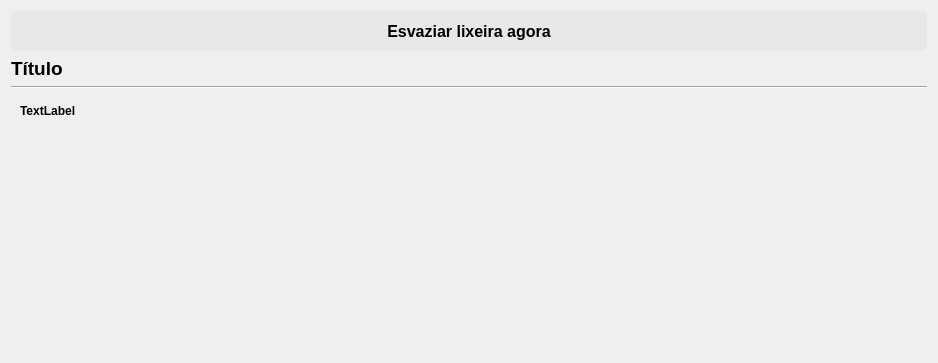
<?xml version="1.0" encoding="UTF-8"?>
<ui version="4.0">
 <class>Form</class>
 <widget class="QWidget" name="Form">
  <property name="geometry">
   <rect>
    <x>0</x>
    <y>0</y>
    <width>938</width>
    <height>363</height>
   </rect>
  </property>
  <property name="windowTitle">
   <string>Form</string>
  </property>
  <layout class="QVBoxLayout" name="verticalLayout_2">
   <item>
    <widget class="QWidget" name="widget" native="true">
     <property name="minimumSize">
      <size>
       <width>0</width>
       <height>40</height>
      </size>
     </property>
     <property name="styleSheet">
      <string notr="true">QWidget{
	background-color: rgba(222, 221, 218,0.2);
	border-radius: 5px;
}
QWidget::hover{
	background-color: rgb(26, 95, 180);
	
	color: rgb(255, 255, 255);
}

</string>
     </property>
     <layout class="QVBoxLayout" name="verticalLayout">
      <property name="spacing">
       <number>0</number>
      </property>
      <property name="leftMargin">
       <number>0</number>
      </property>
      <property name="topMargin">
       <number>0</number>
      </property>
      <property name="rightMargin">
       <number>0</number>
      </property>
      <property name="bottomMargin">
       <number>0</number>
      </property>
      <item>
       <widget class="QPushButton" name="esvaziar">
        <property name="sizePolicy">
         <sizepolicy hsizetype="Preferred" vsizetype="Preferred">
          <horstretch>0</horstretch>
          <verstretch>0</verstretch>
         </sizepolicy>
        </property>
        <property name="font">
         <font>
          <pointsize>12</pointsize>
          <bold>true</bold>
         </font>
        </property>
        <property name="cursor">
         <cursorShape>PointingHandCursor</cursorShape>
        </property>
        <property name="styleSheet">
         <string notr="true"/>
        </property>
        <property name="text">
         <string>Esvaziar lixeira agora</string>
        </property>
        <property name="autoDefault">
         <bool>false</bool>
        </property>
        <property name="flat">
         <bool>true</bool>
        </property>
       </widget>
      </item>
     </layout>
    </widget>
   </item>
   <item>
    <widget class="QLabel" name="label">
     <property name="font">
      <font>
       <pointsize>14</pointsize>
       <bold>true</bold>
      </font>
     </property>
     <property name="text">
      <string>Título</string>
     </property>
    </widget>
   </item>
   <item>
    <widget class="Line" name="line">
     <property name="orientation">
      <enum>Qt::Horizontal</enum>
     </property>
    </widget>
   </item>
   <item>
    <widget class="QScrollArea" name="scrollArea">
     <property name="frameShape">
      <enum>QFrame::NoFrame</enum>
     </property>
     <property name="widgetResizable">
      <bool>true</bool>
     </property>
     <widget class="QWidget" name="scrollAreaWidgetContents">
      <property name="geometry">
       <rect>
        <x>0</x>
        <y>0</y>
        <width>920</width>
        <height>44</height>
       </rect>
      </property>
      <property name="sizePolicy">
       <sizepolicy hsizetype="Preferred" vsizetype="Fixed">
        <horstretch>0</horstretch>
        <verstretch>0</verstretch>
       </sizepolicy>
      </property>
      <layout class="QVBoxLayout" name="verticalLayout_3">
       <item>
        <widget class="QLabel" name="lixeira_label">
         <property name="font">
          <font>
           <bold>true</bold>
          </font>
         </property>
         <property name="text">
          <string>TextLabel</string>
         </property>
        </widget>
       </item>
       <item>
        <layout class="QVBoxLayout" name="painel">
         <property name="spacing">
          <number>0</number>
         </property>
        </layout>
       </item>
      </layout>
     </widget>
    </widget>
   </item>
  </layout>
 </widget>
 <resources/>
 <connections/>
</ui>
